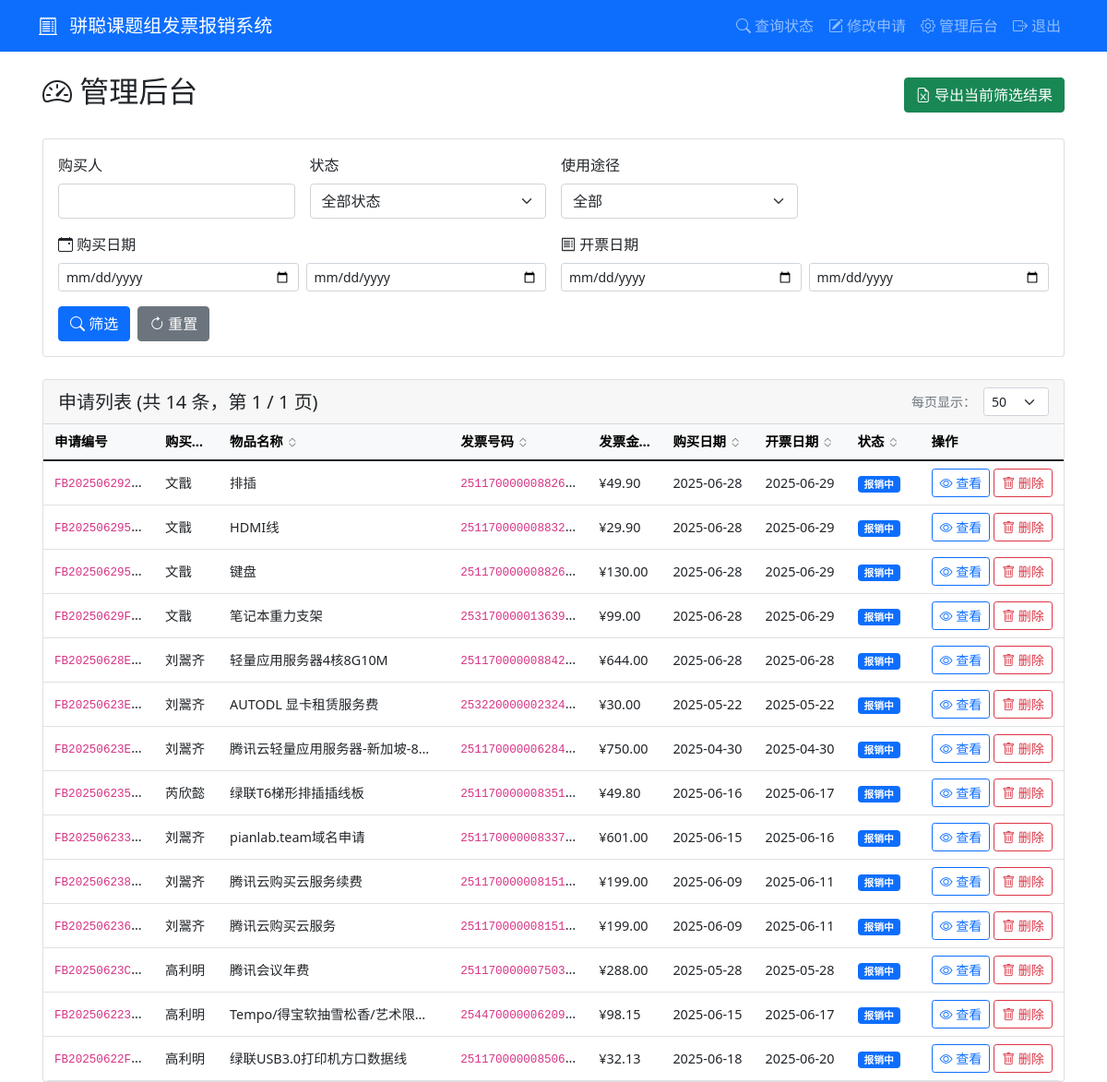
Page /admin/dashboard (signed in) on the earlier database version.
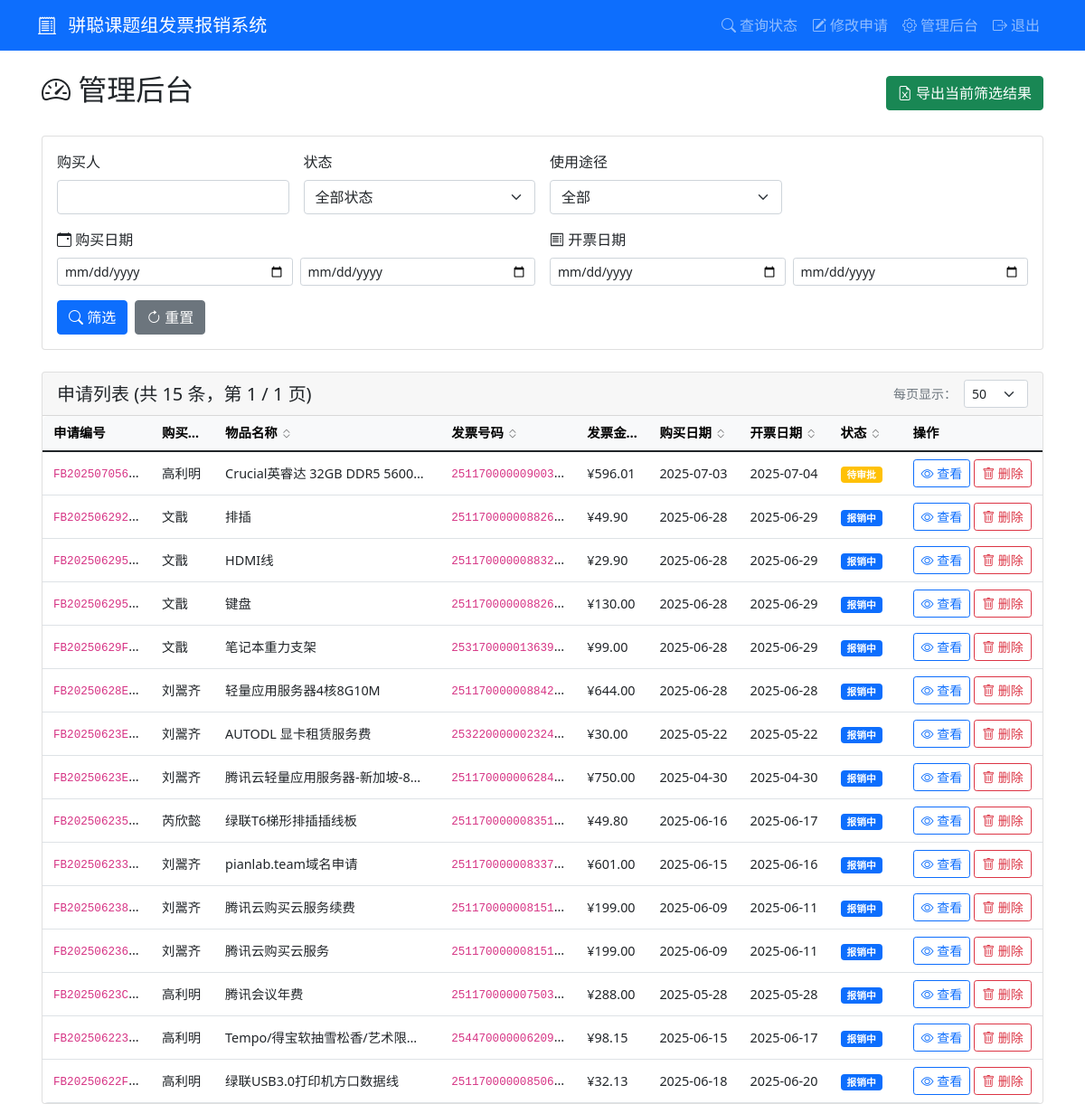
Same page on the later database version.
### tables this page shows
CREATE TABLE applications (
            id INTEGER PRIMARY KEY AUTOINCREMENT,
            app_number TEXT UNIQUE NOT NULL,
            purchaser TEXT NOT NULL,
            purchase_details TEXT,
            item_name TEXT NOT NULL,
            product_link TEXT,
            usage_type TEXT NOT NULL,
            item_type TEXT NOT NULL,
            quantity INTEGER NOT NULL,
            purchase_time DATE NOT NULL,
            invoice_number TEXT NOT NULL,
            invoice_amount REAL NOT NULL,
            invoice_date DATE NOT NULL,
            status TEXT DEFAULT '待审批',
            approval_comment TEXT,
            created_at TIMESTAMP DEFAULT CURRENT_TIMESTAMP,
            updated_at TIMESTAMP DEFAULT CURRENT_TIMESTAMP
        );

### app.py (the view)
        def wrapper(*args, **kwargs):
            user = session.get('admin_username', 'anonymous')
            details = f"操作: {operation_type}, 用户: {user}, URL: {request.url}"
            if kwargs.get('app_number'):
                details += f", 申请编号: {kwargs['app_number']}"
            elif kwargs.get('filename'):
                details += f", 文件名: {kwargs['filename']}"
            if request.method == 'POST':
                form_data = {k: '***' if k == 'password' else v for k, v in request.form.items()}
                details += f", 表单数据: {form_data}"
            if request.args:
                details += f", 查询参数: {dict(request.args)}"
            try:
                result = f(*args, **kwargs)
                app.logger.info(f"{details}, 结果: 成功")
                return result
            except Exception as e:
                app.logger.error(f"{details}, 结果: 失败, 错误: {str(e)}", exc_info=True)
                raise

### templates/admin_dashboard.html (shortened to what this page needs)
{% extends "base.html" %}
{% block content %}
<div class="container-fluid">
    <div class="d-flex justify-content-between align-items-center mb-4">
        <h2><i class="bi bi-speedometer2"></i> 管理后台</h2>
        <div>
            <a href="{{ url_for('export_excel', **request.args) }}" class="btn btn-success">
                <i class="bi bi-file-earmark-excel"></i> 导出当前筛选结果
            </a>
        </div>
    </div>
    <div class="card mb-4">
        <div class="card-body">
            <form method="get">
                <div class="row g-3 mb-3">
                    <div class="col-md-3">
                        <label for="purchaser" class="form-label">购买人</label>
                        <input type="text" class="form-control" id="purchaser" name="purchaser"
                            value="{{ request.args.get('purchaser', '') }}">
                    </div>
                    <div class="col-md-3">
                        <label for="status" class="form-label">状态</label>
                        <select class="form-select" id="status" name="status">
                            <option value="">全部状态</option>
                        </select>
                    </div>
                    <div class="col-md-3">
                        <label for="usage" class="form-label">使用途径</label>
                        <select class="form-select" id="usage" name="usage">
                            <option value="">全部</option>
                        </select>
                    </div>
                </div>
                <div class="row g-3 mb-3">
                    <div class="col-md-6">
                        <label class="form-label"><i class="bi bi-calendar-event"></i> 购买日期</label>
                        <div class="row g-2">
                            <div class="col-6">
                                <input type="date" class="form-control form-control-sm" name="purchase_date_start"
                                    value="{{ request.args.get('purchase_date_start', '') }}" placeholder="开始日期">
                            </div>
                            <div class="col-6">
                                <input type="date" class="form-control form-control-sm" name="purchase_date_end"
                                    value="{{ request.args.get('purchase_date_end', '') }}" placeholder="结束日期">
                            </div>
                        </div>
                    </div>
                    <div class="col-md-6">
                        <label class="form-label"><i class="bi bi-receipt"></i> 开票日期</label>
                        <div class="row g-2">
                            <div class="col-6">
                                <input type="date" class="form-control form-control-sm" name="invoice_date_start"
                                    value="{{ request.args.get('invoice_date_start', '') }}" placeholder="开始日期">
                            </div>
                            <div class="col-6">
                                <input type="date" class="form-control form-control-sm" name="invoice_date_end"
                                    value="{{ request.args.get('invoice_date_end', '') }}" placeholder="结束日期">
                            </div>
                        </div>
                    </div>
                </div>
                <div class="d-flex gap-2">
                    <button type="submit" class="btn btn-primary">
                        <i class="bi bi-search"></i> 筛选
                    </button>
                    <a href="{{ url_for('admin_dashboard') }}" class="btn btn-secondary">
                        <i class="bi bi-arrow-clockwise"></i> 重置
                    </a>
                </div>
            </form>
        </div>
    </div>
    <div class="card">
        <div class="card-header d-flex justify-content-between align-items-center">
            <h5 class="mb-0">申请列表 (共 {{ total_count }} 条，第 {{ page }} / {{ total_pages }} 页)</h5>
            <div class="d-flex align-items-center gap-2">
                <small class="text-muted">每页显示：</small>
                <select class="form-select form-select-sm" style="width: auto;" onchange="changePerPage(this.value)">
                    <option value="50" {% if per_page==50 %}selected{% endif %}>50</option>
                </select>
            </div>
        </div>
        <div class="table-responsive">
            <table class="table table-hover table-auto mb-0">
                <thead class="table-light">
                    <tr>
                        <th class="col-app-number">申请编号</th>
                        <th class="sortable col-purchaser" data-sort="purchaser">
                            购买人
                            <i class="bi bi-chevron-expand sort-icon"></i>
                        </th>
                        <th class="sortable col-item-name" data-sort="item_name">
                            物品名称
                            <i class="bi bi-chevron-expand sort-icon"></i>
                        </th>
                        <th class="sortable col-invoice-number" data-sort="invoice_number">
                            发票号码
                            <i class="bi bi-chevron-expand sort-icon"></i>
                        </th>
                        <th class="sortable col-amount" data-sort="invoice_amount">
                            发票金额
                            <i class="bi bi-chevron-expand sort-icon"></i>
                        </th>
                        <th class="sortable col-date" data-sort="purchase_time">
                            购买日期
                            <i class="bi bi-chevron-expand sort-icon"></i>
                        </th>
                        <th class="sortable col-date" data-sort="invoice_date">
                            开票日期
                            <i class="bi bi-chevron-expand sort-icon"></i>
                        </th>
                        <th class="sortable col-status" data-sort="status">
                            状态
                            <i class="bi bi-chevron-expand sort-icon"></i>
                        </th>
                        <th class="col-actions">操作</th>
                    </tr>
                </thead>
                <tbody>
                    {% for app in applications %}
                    <tr>
                        <td class="col-app-number" title="{{ app[1] }}"><code>{{ app[1] }}</code></td>
                        <td class="col-purchaser" title="{{ app[2] }}">{{ app[2] }}</td>
                        <td class="col-item-name" title="{{ app[4] }}">{{ app[4] }}</td>
                        <td class="col-invoice-number" title="{{ app[10] }}"><code>{{ app[10] }}</code></td>
                        <td class="col-amount">¥{{ "%.2f"|format(app[11]) }}</td>
                        <td class="col-date">{{ app[9] }}</td>
                        <td class="col-date">{{ app[12] }}</td>
                        <td class="col-status">
                            {% if app[13] == '待审批' %}
                            <span class="badge bg-warning">{{ app[13] }}</span>
                            {% elif app[13] == '报销中' %}
                            <span class="badge bg-primary">{{ app[13] }}</span>
                            {% elif app[13] == '已报销' %}
                            <span class="badge bg-success">{{ app[13] }}</span>
                            {% elif app[13] == '驳回' %}
                            <span class="badge bg-danger">{{ app[13] }}</span>
                            {% endif %}
                        </td>
                        <td class="col-actions">
                            <div class="d-flex gap-1">
                                <a href="{{ url_for('admin_application_detail', app_number=app[1]) }}"
                                    class="btn btn-sm btn-outline-primary">
                                    <i class="bi bi-eye"></i> 查看
                                </a>
                                <button type="button" class="btn btn-sm btn-outline-danger"
                                    onclick="confirmDelete('{{ app[1] }}', '{{ app[2] }}', '{{ app[4] }}')">
                                    <i class="bi bi-trash"></i> 删除
                                </button>
                            </div>
                        </td>
                    </tr>
                    {% else %}
                    <tr>
                        <td colspan="9" class="text-center text-muted py-4">暂无申请记录</td>
                    </tr>
                    {% endfor %}
                </tbody>
            </table>
        </div>
    </div>
</div>
{% endblock %}

### templates/base.html (shortened to what this page needs)
<!DOCTYPE html>
<html lang="zh-CN">
<head>
    <link href="https://cdn.jsdelivr.net/npm/bootstrap@5.1.3/dist/css/bootstrap.min.css" rel="stylesheet">
    <link href="https://cdn.jsdelivr.net/npm/bootstrap-icons@1.7.2/font/bootstrap-icons.css" rel="stylesheet">
</head>
<body>
    <nav class="navbar navbar-expand-sm navbar-dark bg-primary">
        <div class="container">
            <a class="navbar-brand" href="{{ url_for('index') }}">
                <i class="bi bi-receipt-cutoff me-2"></i>
                <span class="d-none d-md-inline">骈聪课题组发票报销系统</span>
            </a>
            <div class="collapse navbar-collapse" id="navbarNav">
                <div class="navbar-nav ms-auto">
                    <a class="nav-link" href="{{ url_for('query_status') }}">
                        <i class="bi bi-search me-1"></i>查询状态
                    </a>
                    <a class="nav-link" href="{{ url_for('edit_application_page') }}">
                        <i class="bi bi-pencil-square me-1"></i>修改申请
                    </a>
                    {% if session.admin_logged_in %}
                    <a class="nav-link" href="{{ url_for('admin_dashboard') }}">
                        <i class="bi bi-gear me-1"></i>管理后台
                    </a>
                    <a class="nav-link" href="{{ url_for('admin_logout') }}">
                        <i class="bi bi-box-arrow-right me-1"></i>退出
                    </a>
                    {% else %}
                    <a class="nav-link" href="{{ url_for('admin_login') }}">
                        <i class="bi bi-person-lock me-1"></i>管理员登录
                    </a>
                    {% endif %}
                </div>
            </div>
        </div>
    </nav>
        {% block content %}{% endblock %}
</body>
</html>

### templates/admin_dashboard.html (style rules this page uses)
.sortable { cursor: pointer; user-select: none; }
.sort-icon { font-size: 0.8rem; opacity: 0.5; }
.table-responsive { overflow-x: auto; border-radius: 0.375rem; }
.table-auto { table-layout: auto; white-space: nowrap; margin-bottom: 0; font-size: 0.9rem; }
.table-auto td, .table-auto th { white-space: nowrap; overflow: hidden; text-overflow: ellipsis; max-width: 0; padding: 0.5rem 0.75rem; vertical-align: middle; }
.table-auto .col-app-number { min-width: 100px; max-width: 120px; }
.table-auto .col-purchaser { min-width: 30px; max-width: 70px; }
.table-auto .col-item-name { min-width: 150px; max-width: 250px; }
.table-auto .col-invoice-number { min-width: 100px; max-width: 150px; }
.table-auto .col-amount { min-width: 50px; max-width: 80px; }
.table-auto .col-date { min-width: 100px; max-width: 110px; }
.table-auto .col-status { min-width: 80px; max-width: 90px; }
.table-auto .col-actions { min-width: 140px; max-width: 160px; white-space: normal; }
.container-fluid { max-width: 95%; padding-left: 1rem; padding-right: 1rem; }

Differences in the rows shown:
added applications: app_number "FB202507056…", purchaser "高利明", item_name "Crucial英睿达 32GB DDR5 5600…", invoice_number "251170000009003…", invoice_amount "596.01", purchase_time "2025-07-03", invoice_date "2025-07-04", status "待审批"
Other differences:
{{ total_count }}: "14" → "15"
